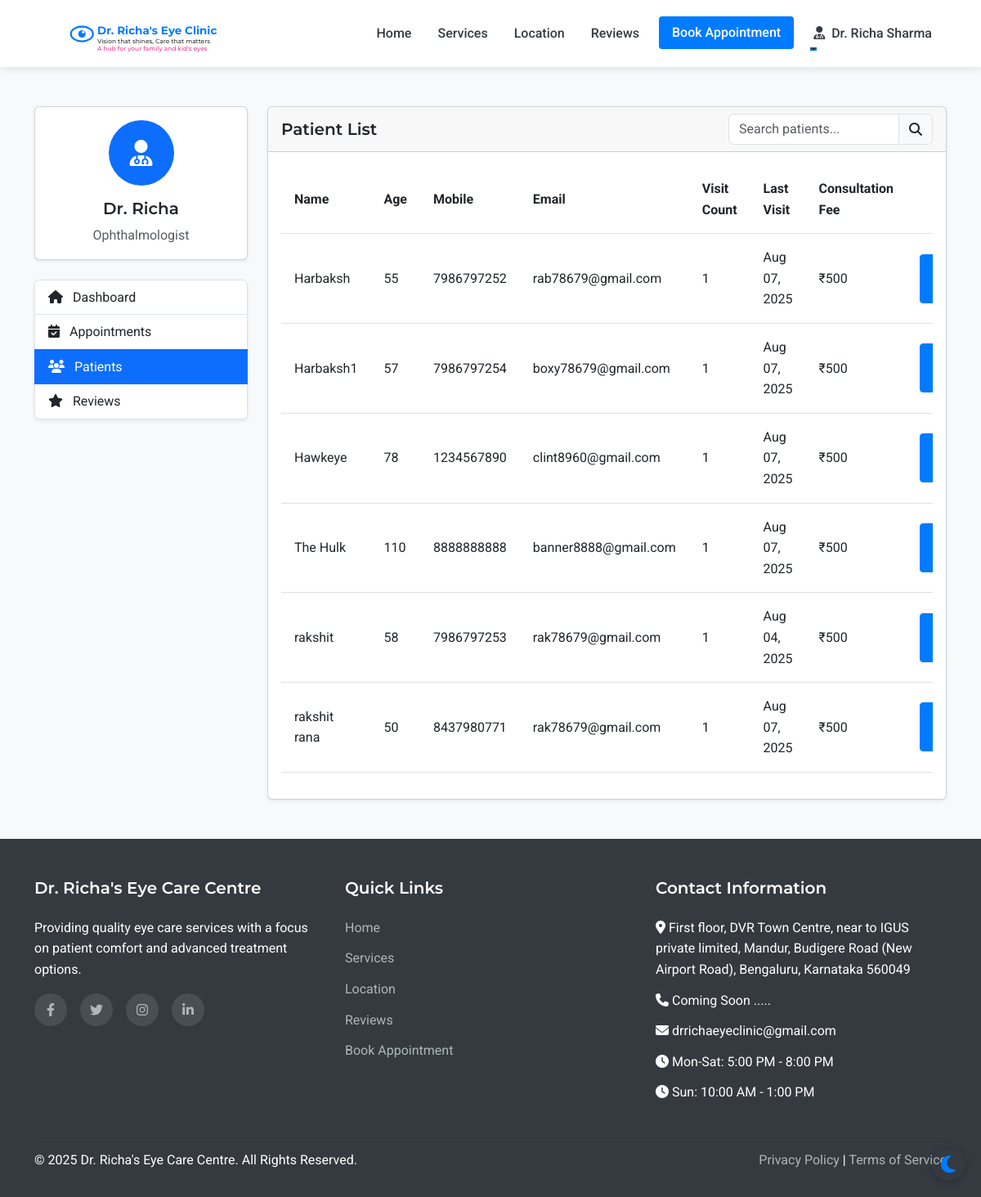
The app's page /admin/patients (signed in) with its own data.
### models.py (models this page shows, shortened)
class Staff(UserMixin, db.Model):
    __abstract__ = True
    id = db.Column(db.Integer, primary_key=True)
    username = db.Column(db.String(64), unique=True, nullable=False)
    email = db.Column(db.String(120), unique=True, nullable=False)
    password_hash = db.Column(db.String(256), nullable=False)
    full_name = db.Column(db.String(100), nullable=False)
    mobile_number = db.Column(db.String(15), nullable=False)

class Doctor(Staff):
    __tablename__ = 'doctor'
    qualifications = db.Column(db.String(200), nullable=True)
    specialization = db.Column(db.String(200), nullable=True)

class Patient(UserMixin, db.Model):
    id = db.Column(db.Integer, primary_key=True)
    full_name = db.Column(db.String(100), nullable=False)
    mobile_number = db.Column(db.String(15), nullable=False)
    email = db.Column(db.String(100), nullable=True)
    age = db.Column(db.Integer, nullable=False)
    sex = db.Column(db.String(10), nullable=True)
    password_hash = db.Column(db.String(256), nullable=True)
    is_registered = db.Column(db.Boolean, default=False)
    created_at = db.Column(db.DateTime, nullable=False, default=datetime.utcnow)
    appointments = db.relationship('Appointment', backref='patient', lazy=True)
    doctor_prescriptions = db.relationship('DoctorPrescription', backref='patient', lazy=True)
    optometrist_prescriptions = db.relationship('OptometristPrescription', backref='patient', lazy=True)

class Appointment(db.Model):
    id = db.Column(db.Integer, primary_key=True)
    patient_id = db.Column(db.Integer, db.ForeignKey('patient.id'), nullable=False)
    appointment_date = db.Column(db.Date, nullable=False)
    appointment_time = db.Column(db.Time, nullable=False)
    primary_issue = db.Column(db.Text, nullable=True)
    referral_info = db.Column(db.String(255), nullable=True)
    status = db.Column(db.String(20), default='scheduled')  # scheduled, completed, cancelled
    created_at = db.Column(db.DateTime, default=datetime.utcnow)
    consultation_fee = db.Column(db.Float, nullable=False, default=500.0)
    payment_status = db.Column(db.String(20), default='pending')  # pending, paid

### routes.py (the view)
@app.route('/admin/patients')
@login_required
def admin_patients():
    if not (isinstance(current_user, Admin) or isinstance(current_user, Doctor) or isinstance(current_user, Assistant)):
        flash('Access denied. Staff privileges required.', 'danger')
        return redirect(url_for('index'))
    patients = Patient.query.order_by(Patient.full_name).all()
    return render_template('admin/patients.html', patients=patients)

### templates/admin/patients.html (shortened to what this page needs)
{% extends 'layout.html' %}
{% block content %}
<section class="py-5 bg-light">
    <div class="container">
        <div class="row">
            <div class="col-lg-3 mb-4">
                <div class="card shadow-sm mb-4">
                    <div class="card-body text-center">
                        <div class="avatar-circle bg-primary text-white mb-3">
                            <i class="fas fa-user-md fa-2x"></i>
                        </div>
                        <h5 class="card-title">Dr. Richa</h5>
                        <p class="card-text text-muted">Ophthalmologist</p>
                    </div>
                </div>
                <div class="list-group shadow-sm">
                    <a href="{{ url_for('admin_dashboard') }}" class="list-group-item list-group-item-action">
                        <i class="fas fa-home me-2"></i> Dashboard
                    </a>
                    <a href="{{ url_for('admin_appointments') }}" class="list-group-item list-group-item-action">
                        <i class="fas fa-calendar-check me-2"></i> Appointments
                    </a>
                    <a href="{{ url_for('admin_patients') }}" class="list-group-item list-group-item-action active">
                        <i class="fas fa-users me-2"></i> Patients
                    </a>
                    <a href="{{ url_for('admin_reviews') }}" class="list-group-item list-group-item-action">
                        <i class="fas fa-star me-2"></i> Reviews
                    </a>
                </div>
            </div>
            <div class="col-lg-9">
                <div class="card shadow-sm">
                    <div class="card-header d-flex justify-content-between align-items-center">
                        <h5 class="mb-0">Patient List</h5>
                        <div class="input-group" style="width: 250px;">
                            <input type="text" class="form-control" id="patientSearch" placeholder="Search patients...">
                            <span class="input-group-text"><i class="fas fa-search"></i></span>
                        </div>
                    </div>
                    <div class="card-body">
                        <div class="table-responsive">
                            <table class="table table-hover" id="patientsTable">
                                <thead>
                                    <tr>
                                        <th>Name</th>
                                        <th>Age</th>
                                        <th>Mobile</th>
                                        <th>Email</th>
                                        <th>Visit Count</th>
                                        <th>Last Visit</th>
                                        <th>Consultation Fee</th>
                                        <th class="text-center">Actions</th>
                                    </tr>
                                </thead>
                                <tbody>
                                    {% for patient in patients %}
                                        <tr>
                                            <td>{{ patient.full_name }}</td>
                                            <td>{{ patient.age }}</td>
                                            <td>{{ patient.mobile_number }}</td>
                                            <td>{{ patient.email }}</td>
                                            <td>{{ patient.appointments|length }}</td>
                                            <td>
                                                {% if patient.appointments %}
                                                    {% set last_appointment = patient.appointments|sort(attribute='appointment_date', reverse=True)|first %}
                                                    {{ last_appointment.appointment_date.strftime('%b %d, %Y') }}
                                                {% else %}
                                                    {{ patient.created_at.strftime('%b %d, %Y') }}
                                                {% endif %}
                                            </td>
                                            <td>₹500</td>
                                            <td>
                                                <a href="{{ url_for('admin_patient_view', patient_id=patient.id) }}" class="btn btn-sm btn-primary">
                                                </a>
                                            </td>
                                        </tr>
                                    {% endfor %}
                                </tbody>
                            </table>
                        </div>
                    </div>
                </div>
            </div>
        </div>
    </div>
</section>
{% endblock %}

### templates/layout.html (shortened to what this page needs)
<!DOCTYPE html>
<html lang="en">
<head>
    <link href="https://cdn.jsdelivr.net/npm/bootstrap@5.3.0-alpha1/dist/css/bootstrap.min.css" rel="stylesheet">
    <link rel="stylesheet" href="https://cdn.jsdelivr.net/npm/flatpickr/dist/flatpickr.min.css">
    <link rel="stylesheet" href="https://cdnjs.cloudflare.com/ajax/libs/font-awesome/6.1.1/css/all.min.css">
    <link rel="stylesheet" href="{{ url_for('static', filename='css/style.css') }}">
</head>
<body>
    <nav class="navbar navbar-expand-lg sticky-top">
        <div class="container">
            <a class="navbar-brand" href="{{ url_for('index') }}" id="clinic-logo">
                <div id="interactive-logo-container" style="height: 60px;"></div>
            </a>
            <div class="collapse navbar-collapse" id="navbarNav">
                <ul class="navbar-nav ms-auto">
                    <li class="nav-item">
                        <a class="nav-link {% if request.path == url_for('index') %}active{% endif %}" href="{{ url_for('index') }}">Home</a>
                    </li>
                    <li class="nav-item">
                        <a class="nav-link {% if request.path == url_for('services') %}active{% endif %}" href="{{ url_for('services') }}">Services</a>
                    </li>
                    <li class="nav-item">
                        <a class="nav-link {% if request.path == url_for('location') %}active{% endif %}" href="{{ url_for('location') }}">Location</a>
                    </li>
                    <li class="nav-item">
                        <a class="nav-link {% if request.path == url_for('reviews') %}active{% endif %}" href="{{ url_for('reviews') }}">Reviews</a>
                    </li>
                    <li class="nav-item">
                        <a class="nav-link btn btn-primary text-white px-3 ms-lg-2" href="{{ url_for('appointment') }}">Book Appointment</a>
                    </li>
                    {% if current_user.is_authenticated %}
                        {% if current_user.__class__.__name__ == 'Patient' %}
                            <li class="nav-item dropdown">
                                <a class="nav-link dropdown-toggle" href="#" id="navbarDropdown" role="button" data-bs-toggle="dropdown" aria-expanded="false">
                                    <i class="fas fa-user me-1"></i> {{ current_user.full_name }}
                                </a>
                                <ul class="dropdown-menu dropdown-menu-end" aria-labelledby="navbarDropdown">
                                    <li><a class="dropdown-item" href="{{ url_for('patient_dashboard') }}">Dashboard</a></li>
                                    <li><a class="dropdown-item" href="{{ url_for('patient_appointments') }}">My Appointments</a></li>
                                    <li><a class="dropdown-item" href="{{ url_for('patient_medical_records') }}">Medical Records</a></li>
                                    <li><hr class="dropdown-divider"></li>
                                    <li><a class="dropdown-item" href="{{ url_for('patient_logout') }}">Logout</a></li>
                                </ul>
                            </li>
                        {% else %}
                            <li class="nav-item dropdown">
                                <a class="nav-link dropdown-toggle" href="#" id="navbarDropdown" role="button" data-bs-toggle="dropdown" aria-expanded="false">
                                    <i class="fas fa-user-md me-1"></i> {{ current_user.full_name }}
                                </a>
                            </li>
                        {% endif %}
                    {% endif %}
                </ul>
            </div>
        </div>
    </nav>
    <main>
        {% block content %}{% endblock %}
    </main>
    <footer>
        <div class="container">
            <div class="row">
                <div class="col-md-4 mb-4 mb-md-0">
                    <h5>Dr. Richa's Eye Care Centre</h5>
                    <p class="mb-3">Providing quality eye care services with a focus on patient comfort and advanced treatment options.</p>
                    <div class="social-icons">
                        <a href="#" aria-label="Facebook"><i class="fab fa-facebook-f"></i></a>
                        <a href="#" aria-label="Twitter"><i class="fab fa-twitter"></i></a>
                        <a href="#" aria-label="Instagram"><i class="fab fa-instagram"></i></a>
                        <a href="#" aria-label="LinkedIn"><i class="fab fa-linkedin-in"></i></a>
                    </div>
                </div>
                <div class="col-md-4 mb-4 mb-md-0">
                    <h5>Quick Links</h5>
                    <ul>
                        <li><a href="{{ url_for('index') }}">Home</a></li>
                        <li><a href="{{ url_for('services') }}">Services</a></li>
                        <li><a href="{{ url_for('location') }}">Location</a></li>
                        <li><a href="{{ url_for('reviews') }}">Reviews</a></li>
                        <li><a href="{{ url_for('appointment') }}">Book Appointment</a></li>
                    </ul>
                </div>
                <div class="col-md-4">
                    <h5>Contact Information</h5>
                    <ul>
                        <li><i class="fas fa-map-marker-alt"></i> First floor, DVR Town Centre, near to     IGUS private limited, Mandur, Budigere Road (New Airport Road), Bengaluru, Karnataka 560049</li>
                        <li><i class="fas fa-phone"></i> Coming Soon .....</li>
                        <li><i class="fas fa-envelope"></i> drrichaeyeclinic@gmail.com</li>
                        <li><i class="fas fa-clock"></i> Mon-Sat: 5:00 PM - 8:00 PM</li>
                        <li><i class="fas fa-clock"></i> Sun: 10:00 AM - 1:00 PM</li>
                    </ul>
                </div>
            </div>
            <hr class="mt-4 mb-3" style="border-color: rgba(255,255,255,0.1);">
            <div class="row">
                <div class="col-md-6">
                    <p class="mb-md-0">&copy; {{ now.year }} Dr. Richa's Eye Care Centre. All Rights Reserved.</p>
                </div>
                <div class="col-md-6 text-md-end">
                    <p class="mb-0">
                        <a href="#">Privacy Policy</a> |
                        <a href="#">Terms of Service</a>
                    </p>
                </div>
            </div>
        </div>
    </footer>
</body>
</html>

### records on screen
Doctor: full_name "Dr. Richa Sharma"
Patient: full_name "Harbaksh", age "55", mobile_number "7986797252", email "rab78679@gmail.com", appointments|length "1"
Appointment: appointment_date "Aug 07, 2025"
Patient: full_name "Harbaksh1", age "57", mobile_number "7986797254", email "boxy78679@gmail.com", appointments|length "1"
Appointment: appointment_date "Aug 07, 2025"
Patient: full_name "Hawkeye", age "78", mobile_number "1234567890", email "clint8960@gmail.com", appointments|length "1"
Appointment: appointment_date "Aug 07, 2025"
Patient: full_name "The Hulk", age "110", mobile_number "8888888888", email "banner8888@gmail.com", appointments|length "1"
Appointment: appointment_date "Aug 07, 2025"
Patient: full_name "rakshit", age "58", mobile_number "7986797253", email "rak78679@gmail.com", appointments|length "1"
Appointment: appointment_date "Aug 04, 2025"
Patient: full_name "rakshit rana", age "50", mobile_number "8437980771", email "rak78679@gmail.com", appointments|length "1"
Appointment: appointment_date "Aug 07, 2025"
